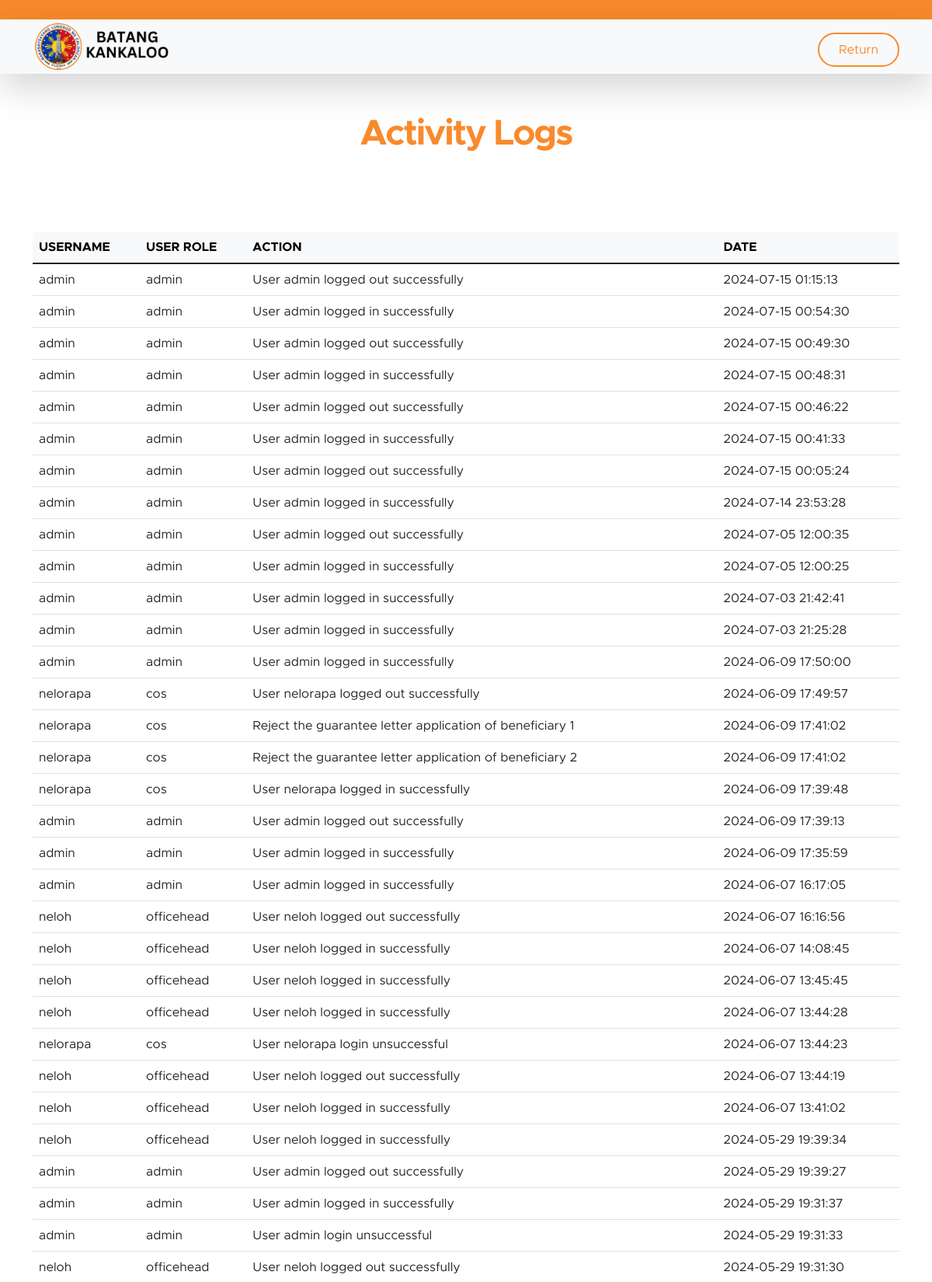
Page /admin/activity_logs.php (signed in, upper part) on the committed database.
### tables this page shows
CREATE TABLE `logs` (
  `id` bigint(20) NOT NULL,
  `username` varchar(100) NOT NULL,
  `usertype` varchar(100) NOT NULL,
  `action` varchar(255) NOT NULL,
  `logdate` datetime NOT NULL
);

### admin/activity_logs.php (the view, shortened to what this page needs)
<?php
include("../connection.php");
?>
<!doctype html>
<html lang="en">
<head>
  <link href="../css/bootstrap.min.css" rel="stylesheet">
  <link href="../css/bootstrap-icons.css" rel="stylesheet">
  <link rel="stylesheet" href="https://cdnjs.cloudflare.com/ajax/libs/font-awesome/6.5.1/css/all.min.css">
  <link href="../css/maincss.css" rel="stylesheet">
</head>
<body>
  <header class="site-header">
  </header>
  <nav class="navbar navbar-expand-lg bg-light shadow-lg">
    <div class="container">
      <a class="navbar-brand" href="admin.php">
        <img src="../images/batangkankaloologo.png" class="logo img-fluid" alt="">
      </a>
      <div class="collapse navbar-collapse" id="navbarNav">
        <ul class="navbar-nav ms-auto">
          <li class="nav-item ms-3">
            <a class="nav-link custom-btn custom-border-btn btn" href="../admin/admin.php">Return</a>
          </li>
        </ul>
      </div>
    </div>
  </nav>
  <section class="section-padding">
    <div class="container">
      <div class="row">
        <div class="col-lg-10 col-12 text-center mx-auto">
          <h2 class="mb-5"><b>Activity Logs</b></h2>
        </div>
      </div>
    </div>
  </section>
  <div class="container">
    <div class="table-responsive">
      <table class="table table-hover">
        <thead class="table-light">
          <tr>
            <th>USERNAME</th>
            <th>USER ROLE</th>
            <th>ACTION</th>
            <th>DATE</th>
          </tr>
        </thead>
        <tbody class="table-group-divider">
          <?php
          $result = mysqli_query($con, "SELECT * FROM logs ORDER BY logdate DESC");
          if (mysqli_num_rows($result) > 0) {
            while ($row = mysqli_fetch_assoc($result)) {
          ?>
              <tr>
                <td><?php echo $row['username'] ?></td>
                <td><?php echo $row['usertype'] ?></td>
                <td><?php echo $row['action'] ?></td>
                <td><?php echo $row['logdate'] ?></td>
              </tr>
          <?php
            }
          }
          ?>
        </tbody>
      </table>
    </div>
  </div>
</body>
</html>

### css/maincss.css (style rules this page uses)
:root { --white-color: #ffffff; --primary-color: #f98a2c; --secondary-color: #f98a2c; --section-bg-color: #f0f8ff; --site-footer-bg-color: #44525d; --custom-btn-bg-color: #f98a2c; --custom-btn-bg-hover-color: #f98a2c; --dark-color: #000000; --p-color: #717275; --border-color: #e9eaeb; --body-font-family: 'Metropolis', sans-serif; --h1-font-size: 52px; --h2-font-size: 46px; --h3-font-size: 32px; --h4-font-size: 28px; --h5-font-size: 24px; --h6-font-size: 22px; --p-font-size: 16px; --btn-font-size: 18px; --copyright-font-size: 14px; --border-radius-large: 100px; --border-radius-medium: 20px; --border-radius-small: 10px; --font-weight-light: 300; --font-weight-normal: 400; --font-weight-semibold: 600; --font-weight-bold: 700; }
body { background-color: var(--white-color); font-family: var(--body-font-family); }
h2, h3, h4, h5, h6 { color: var(--dark-color); }
h1, h2, h3, h4, h5, h6 { font-weight: var(--font-weight-semibold); letter-spacing: -1px; }
h2 { color: var(--secondary-color); font-size: var(--h2-font-size); letter-spacing: -2px; }
ul li { color: var(--p-color); font-size: var(--p-font-size); font-weight: var(--font-weight-normal); }
a, button { touch-action: manipulation; transition: all 0.3s; }
a { color: var(--p-color); text-decoration: none; }
b, strong { font-weight: var(--font-weight-bold); }
.section-padding { padding-top: 50px; padding-bottom: 50px; }
.custom-btn { background: var(--secondary-color); border: 2px solid transparent; border-radius: var(--border-radius-large); color: var(--white-color); font-size: var(--btn-font-size); font-weight: var(--font-weight-normal); line-height: normal; padding: 15px 25px; }
.navbar-expand-lg .navbar-nav .nav-link.custom-btn { color: var(--custom-btn-bg-color); margin-top: 8px; padding: 12px 25px; }
.custom-border-btn { background: transparent; border: 2px solid var(--custom-btn-bg-color); color: var(--primary-color); }
.navbar { background: var(--white-color); z-index: 9; padding-top: 0; padding-bottom: 0; height: 70px; }
.navbar-brand { color: var(--primary-color); font-size: var(--h6-font-size); font-weight: var(--font-weight-bold); }
.logo { max-width: 180px; height: auto; }
.navbar-expand-lg .navbar-nav .nav-link { margin-right: 0; margin-left: 0; padding: 20px; }
.navbar-nav .nav-link { display: inline-block; color: var(--p-color); font-size: var(--p-font-size); font-weight: var(--font-weight-medium); position: relative; padding-top: 15px; padding-bottom: 15px; }
.site-header { background: var(--primary-color); padding-top: 15px; padding-bottom: 10px; }

### rows in the picture
logs: username "admin", usertype "admin", action "User admin logged out successfully", logdate "2024-07-15 01:15:13"
logs: username "admin", usertype "admin", action "User admin logged in successfully", logdate "2024-07-15 00:54:30"
logs: username "admin", usertype "admin", action "User admin logged out successfully", logdate "2024-07-15 00:49:30"
logs: username "admin", usertype "admin", action "User admin logged in successfully", logdate "2024-07-15 00:48:31"
logs: username "admin", usertype "admin", action "User admin logged out successfully", logdate "2024-07-15 00:46:22"
logs: username "admin", usertype "admin", action "User admin logged in successfully", logdate "2024-07-15 00:41:33"
logs: username "admin", usertype "admin", action "User admin logged out successfully", logdate "2024-07-15 00:05:24"
logs: username "admin", usertype "admin", action "User admin logged in successfully", logdate "2024-07-14 23:53:28"
logs: username "admin", usertype "admin", action "User admin logged out successfully", logdate "2024-07-05 12:00:35"
logs: username "admin", usertype "admin", action "User admin logged in successfully", logdate "2024-07-05 12:00:25"
logs: username "admin", usertype "admin", action "User admin logged in successfully", logdate "2024-07-03 21:42:41"
logs: username "admin", usertype "admin", action "User admin logged in successfully", logdate "2024-07-03 21:25:28"
logs: username "admin", usertype "admin", action "User admin logged in successfully", logdate "2024-06-09 17:50:00"
logs: username "nelorapa", usertype "cos", action "User nelorapa logged out successfully", logdate "2024-06-09 17:49:57"
logs: username "nelorapa", usertype "cos", action "Reject the guarantee letter application of beneficiary 1", logdate "2024-06-09 17:41:02"
logs: username "nelorapa", usertype "cos", action "Reject the guarantee letter application of beneficiary 2", logdate "2024-06-09 17:41:02"
logs: username "nelorapa", usertype "cos", action "User nelorapa logged in successfully", logdate "2024-06-09 17:39:48"
logs: username "admin", usertype "admin", action "User admin logged out successfully", logdate "2024-06-09 17:39:13"
logs: username "admin", usertype "admin", action "User admin logged in successfully", logdate "2024-06-09 17:35:59"
logs: username "admin", usertype "admin", action "User admin logged in successfully", logdate "2024-06-07 16:17:05"
logs: username "neloh", usertype "officehead", action "User neloh logged out successfully", logdate "2024-06-07 16:16:56"
logs: username "neloh", usertype "officehead", action "User neloh logged in successfully", logdate "2024-06-07 14:08:45"
logs: username "neloh", usertype "officehead", action "User neloh logged in successfully", logdate "2024-06-07 13:45:45"
logs: username "neloh", usertype "officehead", action "User neloh logged in successfully", logdate "2024-06-07 13:44:28"
logs: username "nelorapa", usertype "cos", action "User nelorapa login unsuccessful", logdate "2024-06-07 13:44:23"
logs: username "neloh", usertype "officehead", action "User neloh logged out successfully", logdate "2024-06-07 13:44:19"
logs: username "neloh", usertype "officehead", action "User neloh logged in successfully", logdate "2024-06-07 13:41:02"
logs: username "neloh", usertype "officehead", action "User neloh logged in successfully", logdate "2024-05-29 19:39:34"
logs: username "admin", usertype "admin", action "User admin logged out successfully", logdate "2024-05-29 19:39:27"
logs: username "admin", usertype "admin", action "User admin logged in successfully", logdate "2024-05-29 19:31:37"
logs: username "admin", usertype "admin", action "User admin login unsuccessful", logdate "2024-05-29 19:31:33"
logs: username "neloh", usertype "officehead", action "User neloh logged out successfully", logdate "2024-05-29 19:31:30"
